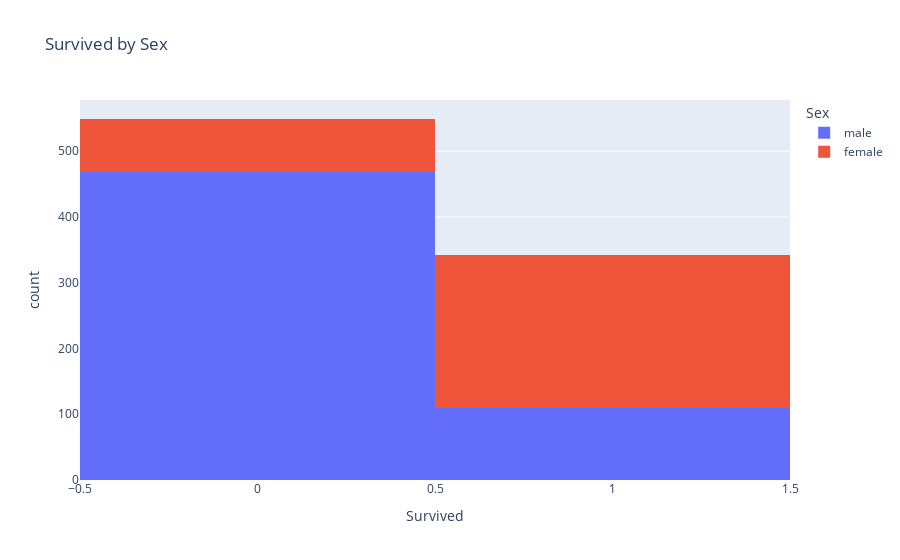

The cell this chart's notebook holds for it:
### Code cell
px.histogram(df,x = 'Survived',color='Sex', title='Survived by Sex') # stacked bar chart

### Figure 1 — Plotly figure (JSON) as saved in the notebook; plotly's stock layout.template omitted (floating-point values rounded to 4 significant figures; data arrays with more than 128 entries replaced by an {"elided": "..."} marker saying what was removed)
{"data": [{"alignmentgroup": "True", "bingroup": "x", "hovertemplate": "Sex=male<br>Survived=%{x}<br>count=%{y}<extra></extra>", "legendgroup": "male", "marker": {"color": "#636efa", "pattern": {"shape": ""}}, "name": "male", "offsetgroup": "male", "orientation": "v", "showlegend": true, "type": "histogram", "x": {"elided": "577 int values"}, "xaxis": "x", "yaxis": "y"}, {"alignmentgroup": "True", "bingroup": "x", "hovertemplate": "Sex=female<br>Survived=%{x}<br>count=%{y}<extra></extra>", "legendgroup": "female", "marker": {"color": "#EF553B", "pattern": {"shape": ""}}, "name": "female", "offsetgroup": "female", "orientation": "v", "showlegend": true, "type": "histogram", "x": {"elided": "314 int values"}, "xaxis": "x", "yaxis": "y"}], "layout": {"barmode": "relative", "legend": {"title": {"text": "Sex"}, "tracegroupgap": 0}, "title": {"text": "Survived by Sex"}, "xaxis": {"anchor": "y", "domain": [0, 1], "title": {"text": "Survived"}}, "yaxis": {"anchor": "x", "domain": [0, 1], "title": {"text": "count"}}}}
